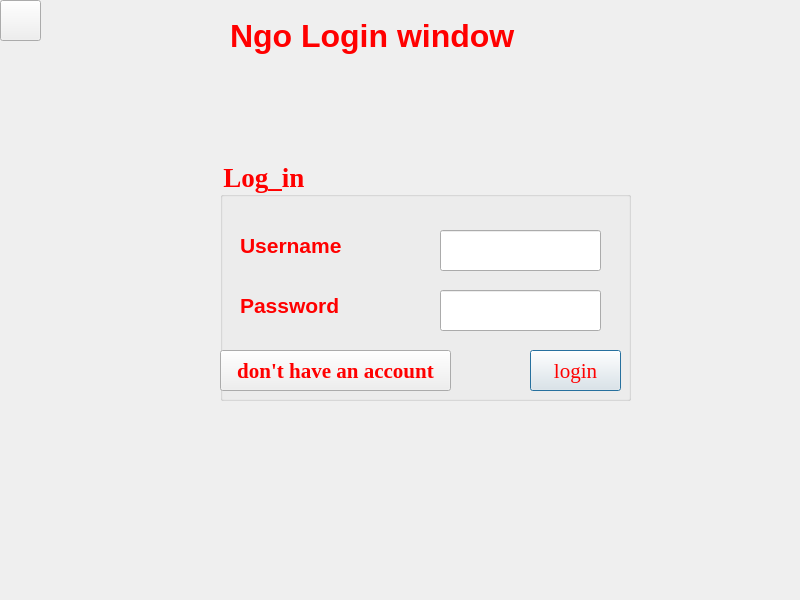
<?xml version="1.0" encoding="UTF-8"?>
<ui version="4.0">
 <class>Ngo_Log_in</class>
 <widget class="QDialog" name="Ngo_Log_in">
  <property name="geometry">
   <rect>
    <x>0</x>
    <y>0</y>
    <width>800</width>
    <height>600</height>
   </rect>
  </property>
  <property name="windowTitle">
   <string>Dialog</string>
  </property>
  <widget class="QGroupBox" name="groupNgo_log_in">
   <property name="geometry">
    <rect>
     <x>220</x>
     <y>160</y>
     <width>411</width>
     <height>241</height>
    </rect>
   </property>
   <property name="font">
    <font>
     <family>Times New Roman</family>
     <pointsize>20</pointsize>
     <bold>true</bold>
    </font>
   </property>
   <property name="styleSheet">
    <string notr="true">background :none;
color:red;
</string>
   </property>
   <property name="title">
    <string>Log_in</string>
   </property>
   <widget class="QLineEdit" name="ngouloginusernamecheck">
    <property name="geometry">
     <rect>
      <x>220</x>
      <y>70</y>
      <width>161</width>
      <height>41</height>
     </rect>
    </property>
    <property name="font">
     <font>
      <pointsize>16</pointsize>
     </font>
    </property>
    <property name="styleSheet">
     <string notr="true">background :none;
color:red;
</string>
    </property>
   </widget>
   <widget class="QLabel" name="Ngousernamelogin">
    <property name="geometry">
     <rect>
      <x>20</x>
      <y>70</y>
      <width>131</width>
      <height>31</height>
     </rect>
    </property>
    <property name="font">
     <font>
      <family>Segoe UI</family>
      <pointsize>16</pointsize>
      <bold>true</bold>
     </font>
    </property>
    <property name="styleSheet">
     <string notr="true">background :none;
color:red;
</string>
    </property>
    <property name="text">
     <string>Username</string>
    </property>
   </widget>
   <widget class="QLabel" name="Ngopasswordlogin">
    <property name="geometry">
     <rect>
      <x>20</x>
      <y>130</y>
      <width>151</width>
      <height>31</height>
     </rect>
    </property>
    <property name="font">
     <font>
      <family>Segoe UI</family>
      <pointsize>16</pointsize>
      <bold>true</bold>
     </font>
    </property>
    <property name="styleSheet">
     <string notr="true">background :none;
color:red;
</string>
    </property>
    <property name="text">
     <string>Password</string>
    </property>
   </widget>
   <widget class="QLineEdit" name="ngologinpasswordcheck">
    <property name="geometry">
     <rect>
      <x>220</x>
      <y>130</y>
      <width>161</width>
      <height>41</height>
     </rect>
    </property>
    <property name="font">
     <font>
      <pointsize>16</pointsize>
     </font>
    </property>
    <property name="styleSheet">
     <string notr="true">background :none;
color:red;
</string>
    </property>
   </widget>
   <widget class="QPushButton" name="ngologin_button">
    <property name="geometry">
     <rect>
      <x>310</x>
      <y>190</y>
      <width>91</width>
      <height>41</height>
     </rect>
    </property>
    <property name="font">
     <font>
      <family>Times New Roman</family>
      <pointsize>16</pointsize>
      <bold>false</bold>
     </font>
    </property>
    <property name="styleSheet">
     <string notr="true">background :none;
color:red;
</string>
    </property>
    <property name="text">
     <string>login</string>
    </property>
   </widget>
   <widget class="QPushButton" name="ngonewacc_button">
    <property name="geometry">
     <rect>
      <x>0</x>
      <y>190</y>
      <width>231</width>
      <height>41</height>
     </rect>
    </property>
    <property name="font">
     <font>
      <family>Times New Roman</family>
      <pointsize>16</pointsize>
      <bold>true</bold>
     </font>
    </property>
    <property name="styleSheet">
     <string notr="true">background :none;
color:red;
</string>
    </property>
    <property name="text">
     <string>don't have an account</string>
    </property>
   </widget>
  </widget>
  <widget class="QLabel" name="ngologinheader">
   <property name="geometry">
    <rect>
     <x>230</x>
     <y>0</y>
     <width>291</width>
     <height>71</height>
    </rect>
   </property>
   <property name="font">
    <font>
     <pointsize>24</pointsize>
     <bold>true</bold>
    </font>
   </property>
   <property name="styleSheet">
    <string notr="true">background :none;
color:red;
</string>
   </property>
   <property name="text">
    <string>Ngo Login window</string>
   </property>
  </widget>
  <widget class="QPushButton" name="pushButton">
   <property name="geometry">
    <rect>
     <x>0</x>
     <y>0</y>
     <width>41</width>
     <height>41</height>
    </rect>
   </property>
   <property name="styleSheet">
    <string notr="true"> background-image: url(&quot;C:/Users/hp/Desktop/DTE/return.png&quot;);
                     background-repeat: no-repeat;
                     background-position: center;
                     background-attachment: fixed;</string>
   </property>
   <property name="text">
    <string/>
   </property>
  </widget>
 </widget>
 <resources/>
 <connections/>
</ui>
